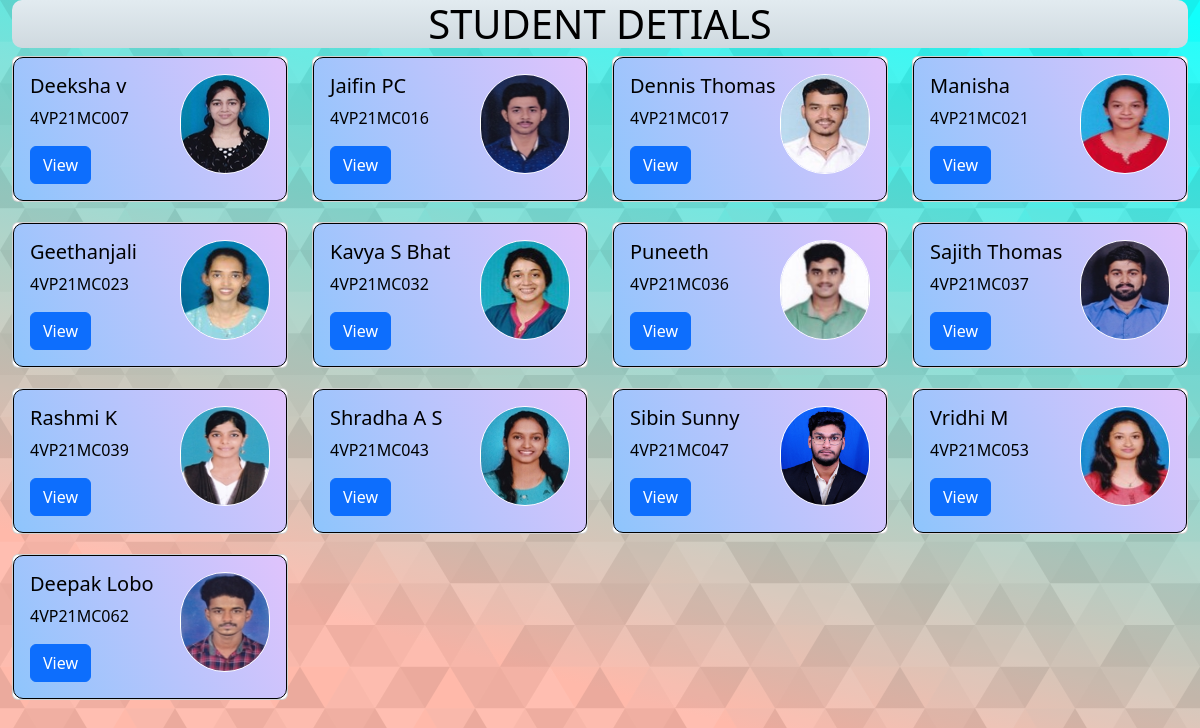
/viewStudent.php (signed in), run on the app's committed database.
### tables this page shows
CREATE TABLE `students` (
  `usn` varchar(10) NOT NULL,
  `name` varchar(50) NOT NULL,
  `class` varchar(10) NOT NULL,
  `sem` int(3) NOT NULL,
  `dob` date NOT NULL,
  `mbno` varchar(12) NOT NULL,
  `district` varchar(50) NOT NULL,
  `state` varchar(50) NOT NULL,
  `address` varchar(100) NOT NULL,
  `password` varchar(200) NOT NULL,
  `image` varchar(250) NOT NULL
);

### database/data_retrive.php (called while the page is built, shortened)
<?php
require_once 'connection.php';
$viewStu = "select * from students";
$viewstures = mysqli_query($connect,$viewStu);

### viewStudent.php (the view, shortened to what this page needs)
<?php
require_once 'database/data_retrive.php';
?>
<!doctype html>
<html lang="en">
<head>
  <link rel="stylesheet" href="https://cdn.jsdelivr.net/npm/bootstrap@5.2.0-beta1/dist/css/bootstrap.min.css">
</head>
<body>
  <div class="container-fluid">
    <h1>Student Detials</h1>
    <div class="row  form-group">
      <?php
      require_once 'database/data_retrive.php';
      while ($subdata = mysqli_fetch_array($viewstures)) {
        $name = $subdata['name'];
        $usn = $subdata['usn'];
      ?>
        <div class="col-xs-6 col-sm-6 col-md-4 col-lg-3" style="padding-bottom: 20px;">
          <div class="card">
            <div class="card-body" id="card">
              <form action="perticularinfo.php" method="POST">
                <img style="border:solid white 1px; border-radius:45px;" src="student_image/<?php echo $subdata['image']; ?>">
                <h5 class="card-title"><?php echo $name ?></h5>
                <p class="card-text" name="name"><?php echo $usn ?></p>
                <button class="btn btn-primary" type="submit">View</button>
              </form>
            </div>
          </div>
        </div>
      <?php
      }
      ?>
    </div>
  </div>
</body>
</html>

### viewStudent.php (style rules this page uses)
p { text-transform: uppercase; }
body { background-color: #FFB9AA; background-attachment: fixed; background-size: cover; }
h1 { text-transform: uppercase; font-weight: 200; text-align: center; color: black; background-image: linear-gradient(to top, #cfd9df 0%, #e2ebf0 100%); display: block; border-radius: 10px; text-decoration-style: wavy; }
img { float: right; height: 100px; width: 90px; text-align: left; }
#card { border: solid 1px black; border-radius: 10px; background-color: #8EC5FC; background-image: linear-gradient(62deg, #8EC5FC 0%, #E0C3FC 100%); }
h5,p { color:black; }

### data on the page
students: image (picture), name "Deeksha v", usn "4VP21MC007"
students: image (picture), name "Jaifin PC", usn "4VP21MC016"
students: image (picture), name "Dennis Thomas", usn "4VP21MC017"
students: image (picture), name "Manisha", usn "4VP21MC021"
students: image (picture), name "Geethanjali", usn "4VP21MC023"
students: image (picture), name "Kavya S Bhat", usn "4VP21MC032"
students: image (picture), name "Puneeth", usn "4VP21MC036"
students: image (picture), name "Sajith Thomas", usn "4VP21MC037"
students: image (picture), name "Rashmi K", usn "4VP21MC039"
students: image (picture), name "Shradha A S", usn "4VP21MC043"
students: image (picture), name "Sibin Sunny", usn "4VP21MC047"
students: image (picture), name "Vridhi M", usn "4VP21MC053"
students: image (picture), name "Deepak Lobo", usn "4VP21MC062"
